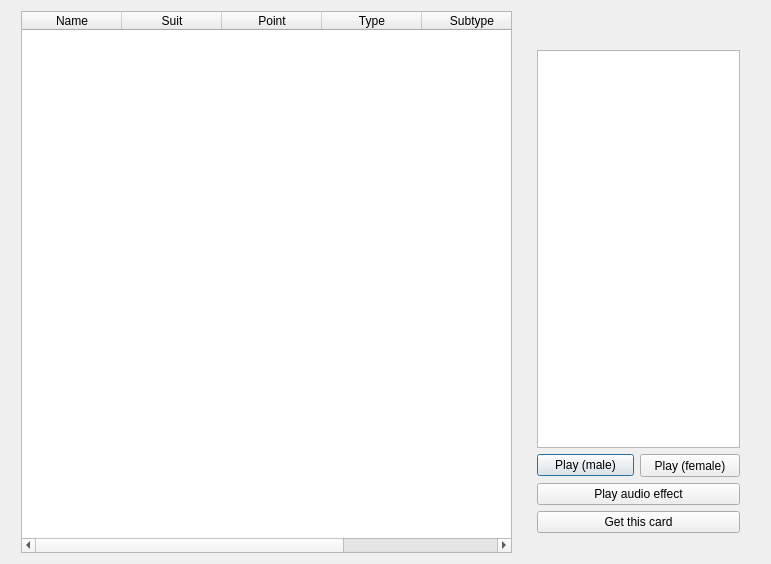
<?xml version="1.0" encoding="UTF-8"?>
<ui version="4.0">
<class>CardOverview</class>
<widget class="QDialog" name="CardOverview">
<property name="geometry">
<rect>
<x>0</x>
<y>0</y>
<width>771</width>
<height>564</height>
</rect>
</property>
<property name="windowTitle">
<string>Card Overvew</string>
</property>
<layout class="QHBoxLayout" name="horizontalLayout_2">
<item>
<widget class="QTableWidget" name="tableWidget">
<property name="maximumSize">
<size>
<width>491</width>
<height>16777215</height>
</size>
</property>
<property name="editTriggers">
<set>QAbstractItemView::NoEditTriggers</set>
</property>
<property name="selectionMode">
<enum>QAbstractItemView::SingleSelection</enum>
</property>
<property name="selectionBehavior">
<enum>QAbstractItemView::SelectRows</enum>
</property>
<property name="sortingEnabled">
<bool>true</bool>
</property>
<column>
<property name="text">
<string>Name</string>
</property>
</column>
<column>
<property name="text">
<string>Suit</string>
</property>
</column>
<column>
<property name="text">
<string>Point</string>
</property>
</column>
<column>
<property name="text">
<string>Type</string>
</property>
</column>
<column>
<property name="text">
<string>Subtype</string>
</property>
</column>
<column>
<property name="text">
<string>Package</string>
</property>
</column>
</widget>
</item>
<item>
<widget class="QFrame" name="frame">
<property name="maximumSize">
<size>
<width>221</width>
<height>521</height>
</size>
</property>
<layout class="QVBoxLayout" name="verticalLayout_3">
<item>
<layout class="QVBoxLayout" name="verticalLayout_2">
<item>
<widget class="QLabel" name="cardLabel">
<property name="maximumSize">
<size>
<width>217</width>
<height>16777215</height>
</size>
</property>
<property name="text">
<string/>
</property>
</widget>
</item>
<item>
<widget class="QTextEdit" name="cardDescriptionBox">
<property name="maximumSize">
<size>
<width>217</width>
<height>16777215</height>
</size>
</property>
<property name="readOnly">
<bool>true</bool>
</property>
</widget>
</item>
</layout>
</item>
<item>
<layout class="QVBoxLayout" name="verticalLayout">
<item>
<layout class="QHBoxLayout" name="horizontalLayout">
<item>
<widget class="QPushButton" name="malePlayButton">
<property name="maximumSize">
<size>
<width>105</width>
<height>16777215</height>
</size>
</property>
<property name="text">
<string>Play (male)</string>
</property>
</widget>
</item>
<item>
<widget class="QPushButton" name="femalePlayButton">
<property name="minimumSize">
<size>
<width>100</width>
<height>23</height>
</size>
</property>
<property name="maximumSize">
<size>
<width>104</width>
<height>16777215</height>
</size>
</property>
<property name="text">
<string>Play (female)</string>
</property>
</widget>
</item>
</layout>
</item>
<item>
<widget class="QPushButton" name="playAudioEffectButton">
<property name="text">
<string>Play audio effect</string>
</property>
</widget>
</item>
<item>
<widget class="QPushButton" name="getCardButton">
<property name="maximumSize">
<size>
<width>217</width>
<height>16777215</height>
</size>
</property>
<property name="text">
<string>Get this card</string>
</property>
</widget>
</item>
</layout>
</item>
</layout>
</widget>
</item>
</layout>
</widget>
<resources/>
<connections/>
</ui>
